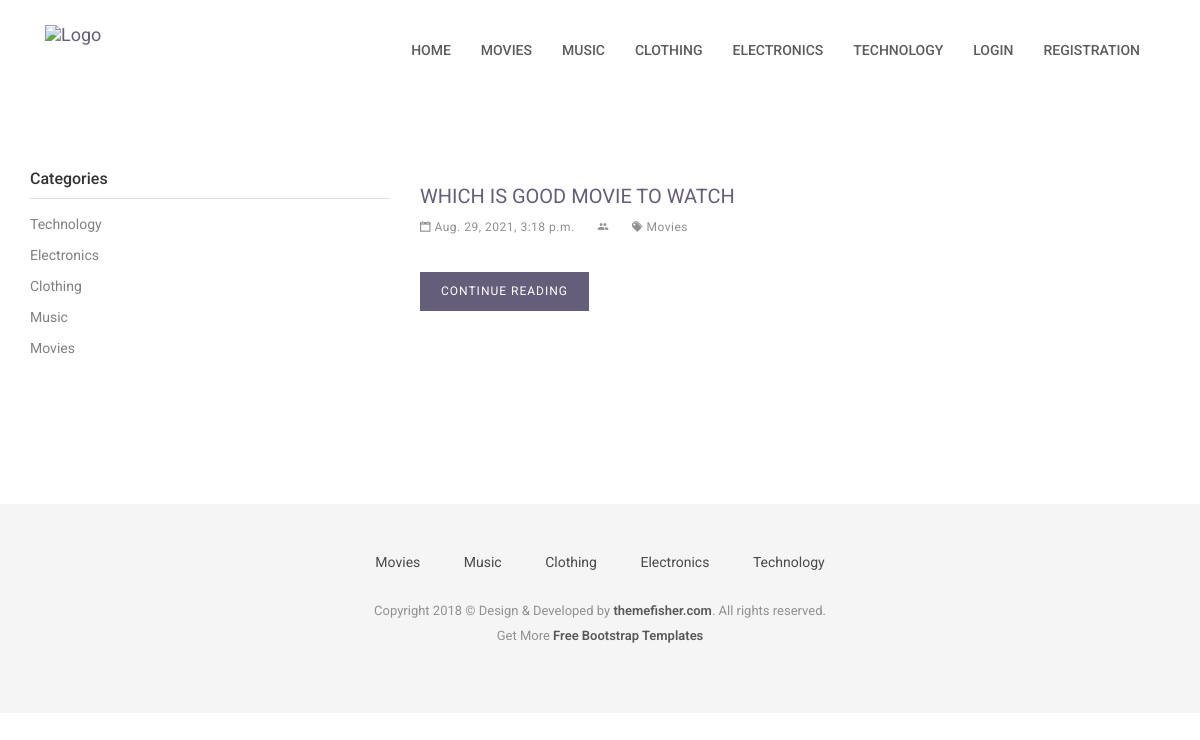
The page /category/7 on the database its author committed.
### category/models.py (models this page shows, shortened)
class Category(models.Model):
    title = models.CharField(max_length=255)
    status = models.BooleanField(default=True)

### question_answer/models.py (models this page shows, shortened)
class Question(models.Model):
    category = models.ForeignKey(Category, on_delete=models.CASCADE)
    user = models.ForeignKey(User, on_delete=models.SET_NULL, null=True, blank=True, default=None)
    question = models.CharField(max_length=255)
    status = models.BooleanField(default=True)
    added_date = models.DateTimeField()
    """
        Return a object representation string. Model Object PK to Question.
        example Question Object (1) to Which is good movie to watch?
    """

### account/views.py (the view)
# urls.py: path('category/<int:category_id>', views.categoryQuestion, name='categoryQuestion'),
def categoryQuestion(request, category_id):
    navigation_categories = Category.objects.filter(status=True).order_by('-id')[:5]
    categories = Category.objects.filter(status=True)
    questions = Question.objects.filter(status=True, category_id=category_id)
    return render(request, 'category-question.html', {
        'navigation_categories': navigation_categories,
        'categories' : categories,
        'questions' : questions
    })

### templates/category-question.html
{% extends 'base.html' %}
{% block content %}
    <div class="page-wrapper">
        <div class="container">
            <div class="row">
                <div class="col-md-4">
                    <aside class="sidebar">
                        <div class="widget widget-category">
                            <h4 class="widget-title">Categories</h4>
                            <ul class="widget-category-list">
                                {% for category in categories %}
                                    <li><a href="{% url 'categoryQuestion' category_id=category.id %}">{{category.title|title}}</a></li>
                                {% endfor %}
                            </ul>
                        </div>
                    </aside>
                </div>
                <div class="col-md-8">
                    {% if questions %}
                        {% for question in questions %}
                            <div class="post">
                                <h3 class="post-title"><a href="{% url 'QuestionDetails' question_id=question.id %}">{{question.question|title}}</a></h3>
                                <div class="post-meta">
                                    <ul>
                                        <li>
                                            <i class="ion-calendar"></i> {{question.added_date}}
                                        </li>
                                        <li>
                                            <i class="ion-android-people"></i>
                                        </li>
                                        <li>
                                            <a href=""><i class="ion-pricetags"></i> {{question.category.title}}</a>
                                        </li>
                                    </ul>
                                </div>
                                <div class="post-content">
                                    <a href="{% url 'QuestionDetails' question_id=question.id %}" class="btn btn-main">Continue Reading</a>
                                </div>
                            </div>
                        {% endfor %}
                    {% else %}
                        <h6>Data Not Found</h6>
                    {% endif %}
                </div>
            </div>
        </div>
    </div>
{% endblock %}

### templates/base.html (shortened to what this page needs)
{% load static %}
<!DOCTYPE html>
<html class="no-js">
<head>
    <link rel="stylesheet" href="{% static 'plugins/bootstrap/bootstrap.min.css' %}">
    <link rel="stylesheet" href="{% static 'plugins/Ionicons/css/ionicons.min.css' %}">
    <link rel="stylesheet" href="{% static 'plugins/animate-css/animate.css' %}">
    <link rel="stylesheet" href="{% static 'plugins/magnific-popup/magnific-popup.css' %}">
    <link rel="stylesheet" href="{% static 'plugins/slick/slick.css' %}">
    <link rel="stylesheet" href="{% static 'css/style.css' %}">
</head>
<body id="body">
    <header class="navigation">
        <div class="container">
            <div class="row">
                <div class="col-md-12">
                    <nav class="navbar">
                        <div class="container-fluid">
                            <div class="navbar-header">
                                <a class="navbar-brand" href="index.html">
                                    <img src="{% static 'images/logo.png' %}" alt="Logo">
                                </a>
                            </div>
                            <div class="collapse navbar-collapse" id="bs-example-navbar-collapse-1">
                                <ul class="nav navbar-nav navbar-right">
                                    <li><a href="{% url 'homePage' %}">Home</a></li>
                                    {% for category in navigation_categories %}
                                    <li><a href="{% url 'categoryQuestion' category_id=category.id %}">{{category.title}}</a></li>
                                    {% endfor %} {% if request.user.is_authenticated %}
                                    <li><a href="{% url 'userProfile' %}">Profile</a></li>
                                    <li><a href="index.html">Logout</a></li>
                                    {% else %}
                                    <li><a href="{% url 'userLogin' %}">Login</a></li>
                                    <li><a href="{% url 'userRegistration' %}">Registration</a></li>
                                    {% endif %}
                                </ul>
                            </div>
                        </div>
                    </nav>
                </div>
            </div>
        </div>
    </header>
    {% block content %} {% endblock %}
    <footer class="footer">
        <div class="container">
            <div class="row">
                <div class="col-md-12">
                    <div class="footer-manu">
                        <ul>
                            {% for category in navigation_categories %}
                            <li><a href="{% url 'categoryQuestion' category_id=category.id %}">{{category.title|title}}</a></li>
                            {% endfor %}
                        </ul>
                    </div>
                    <p class="copyright">Copyright 2018 &copy; Design & Developed by <a href="http://www.themefisher.com">themefisher.com</a>. All rights reserved.
                        <br> Get More <a href="https://themefisher.com/free-bootstrap-templates/" target="_blank">Free Bootstrap Templates</a>
                    </p>
                </div>
            </div>
        </div>
    </footer>
</body>
</html>

### reddit/assets/css/style.css (style rules this page uses)
body { line-height: 1.5; font-family: "Roboto", sans-serif; -webkit-font-smoothing: antialiased; }
h1, h2, h3, h4, h5, h6 { font-family: "Roboto", sans-serif; }
h1, h2, h3, h4, h5, h6 { font-weight: 400; }
h3 { font-size: 20px; }
h4 { font-size: 18px; }
p { color: #7B7B7B; font-size: 15px; font-family: "Roboto", sans-serif; }
ol, ul { margin: 0; padding: 0; list-style: none; }
a, a:focus, a:hover { text-decoration: none; outline: 0; color: #655E7A; }
.btn-main, .btn-transparent, .btn-small { background: #655E7A; color: #fff; display: inline-block; font-size: 14px; letter-spacing: 1px; padding: 14px 35px; text-transform: uppercase; border-radius: 0; transition: all 0.2s ease; }
.page-wrapper { padding: 70px 0; }
header { background: #fff; padding: 20px 0; }
header .navbar { margin-bottom: 0px; border: 0px; }
header .navbar-brand { padding-top: 5px; }
.navigation { background: #fff; padding: 20px 0; }
.navigation .navbar { margin-bottom: 0px; border: 0px; }
.navigation .navbar-brand { padding-top: 5px; }
.navigation .navbar { background: none; border: 0px; }
.navigation .navbar .navbar-nav { padding-top: 10px; }
.navigation .navbar .navbar-nav > li > a { color: #5C5C5C; padding: 10px 15px; font-weight: 500; font-size: 14px; text-transform: uppercase; }
.widget { margin-bottom: 30px; padding-bottom: 35px; }
.widget .widget-title { margin-bottom: 15px; padding-bottom: 10px; font-size: 16px; color: #333; font-weight: 500; border-bottom: 1px solid #dedede; }
.widget.widget-category ul li { margin-bottom: 10px; }
.widget.widget-category ul li a { color: #837f7e; transition: all 0.3s ease; }
.widget.widget-category ul li a:before { padding-right: 10px; }
.post { background: #fff; margin-bottom: 40px; padding-bottom: 20px; }
.post .post-title { margin-top: 10px; margin: 25px 0 0; text-transform: uppercase; }
.post .post-title a { color: #655E7A; }
.post .post-meta { font-size: 13px; margin-top: 10px; }
.post .post-meta ul li { display: inline-block; color: #909090; margin-right: 20px; font-size: 12px; letter-spacing: .5px; }
.post .post-meta ul li a { color: #909090; }
.post .post-content { margin-top: 20px; }
.post .post-content .btn-main, .post .post-content .btn-transparent, .post .post-content .btn-small { padding: 10px 20px; margin: 15px 0; font-size: 12px; }
.footer { background: #F5F5F5; text-align: center; padding-top: 48px; padding-bottom: 55px; }
.footer p { font-size: 13px; line-height: 25px; color: #919191; }
.footer a { color: #595959; }
.footer .footer-manu { padding-bottom: 25px; }
.footer .footer-manu ul { margin: 0px; padding: 0px; }
.footer .footer-manu ul li { display: inline-block; padding: 0px 20px; }
.footer .footer-manu ul li a { display: inline-block; color: #494949; }
.footer .copyright a { font-weight: 600; }

### rows shown on the page
Category: title "MOVIES", title "Movies"
Category: title "MUSIC", title "Music"
Category: title "CLOTHING", title "Clothing"
Category: title "ELECTRONICS", title "Electronics"
Category: title "TECHNOLOGY", title "Technology"
Question: question "WHICH IS GOOD MOVIE TO WATCH", added_date "Aug. 29, 2021, 3:18 p.m.", category "Movies"
